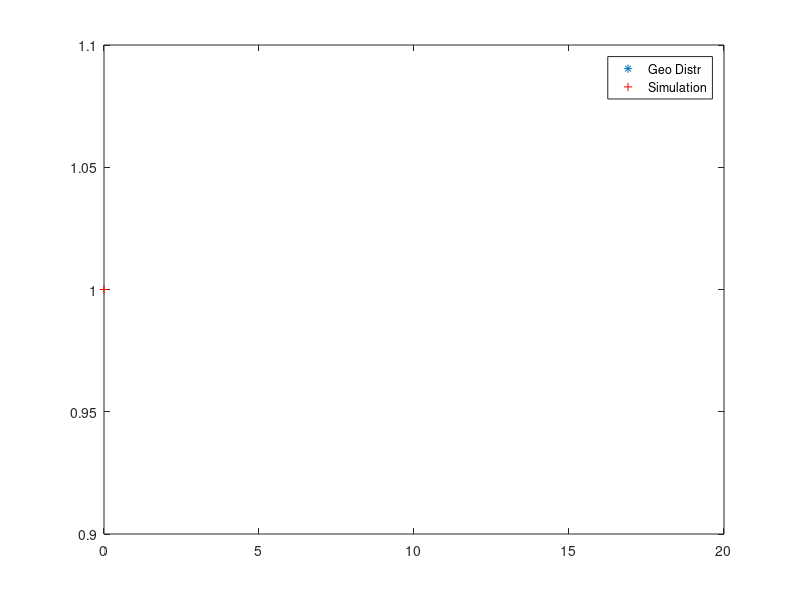

The MATLAB source for this figure:
%simulate Geo(p) distr
p=input('prob of success');
%generate 1 var
X=0;%initial value
while rand >= p %count nr of failures
    X = X + 1; %failure U>=p
end

%generate a sample
N=input('NR of simmulations=');
%10,1e2,10e5
for i = 1:N
    X(i)=0;%initial value
    while rand >= p %count nr of failures
        X(i) = X(i) + 1; %failure U>=p
    end
end
%Compare graphically to the Geo(p) distr
UX=unique(X);
nX=hist(X,length(UX));
relfreq=nX/N;
%compare graphically
k=0:15;
pk=geopdf(k,p);
clf
plot(k,pk,'*',UX,relfreq,'r+')
legend('Geo Distr','Simulation')